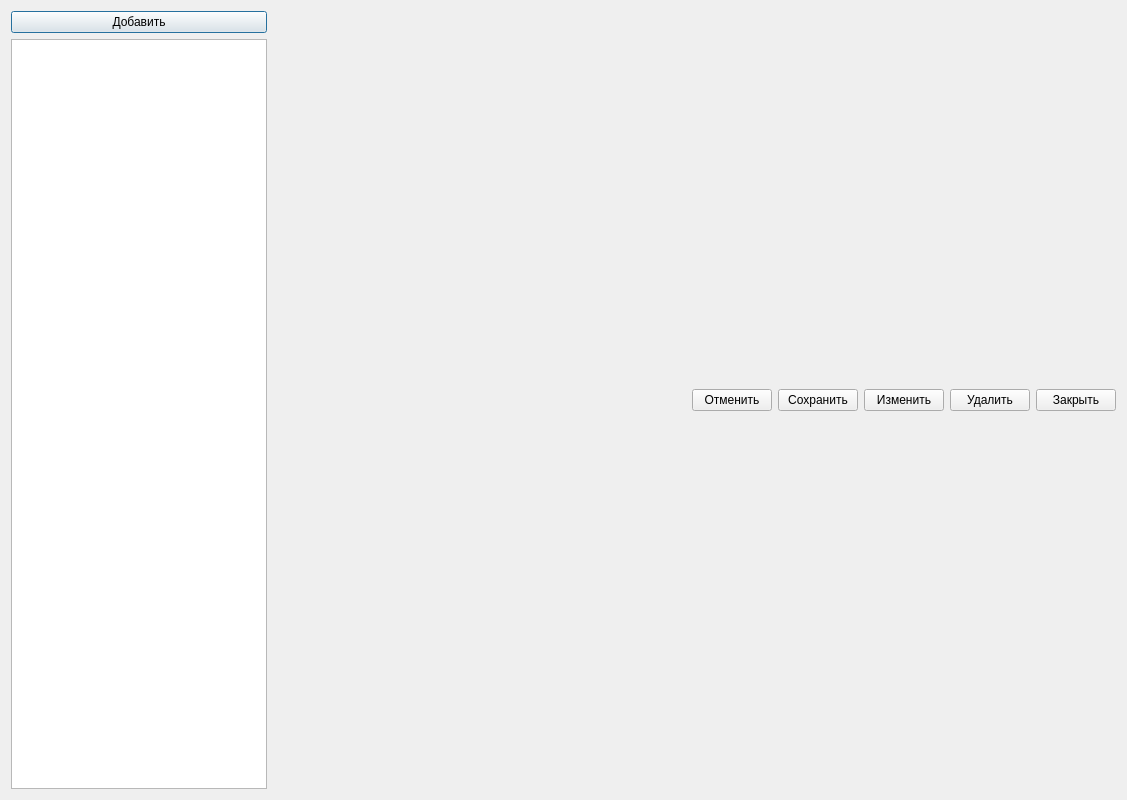
<?xml version="1.0" encoding="UTF-8"?>
<ui version="4.0">
 <class>BaseSettingsDialog</class>
 <widget class="QDialog" name="BaseSettingsDialog">
  <property name="geometry">
   <rect>
    <x>0</x>
    <y>0</y>
    <width>1127</width>
    <height>800</height>
   </rect>
  </property>
  <property name="windowTitle">
   <string>Настройки</string>
  </property>
  <layout class="QHBoxLayout" name="horizontalLayout">
   <item>
    <layout class="QVBoxLayout" name="verticalLayout_3">
     <item>
      <widget class="QPushButton" name="elementsAdd">
       <property name="text">
        <string>Добавить</string>
       </property>
      </widget>
     </item>
     <item>
      <widget class="QListView" name="elementsView">
       <property name="sizePolicy">
        <sizepolicy hsizetype="Minimum" vsizetype="Expanding">
         <horstretch>0</horstretch>
         <verstretch>0</verstretch>
        </sizepolicy>
       </property>
      </widget>
     </item>
    </layout>
   </item>
   <item>
    <layout class="QVBoxLayout" name="verticalLayout">
     <item>
      <layout class="QVBoxLayout" name="vidgetLayout">
       <property name="sizeConstraint">
        <enum>QLayout::SetMaximumSize</enum>
       </property>
      </layout>
     </item>
     <item>
      <layout class="QHBoxLayout" name="horizontalLayout_2">
       <property name="sizeConstraint">
        <enum>QLayout::SetMinimumSize</enum>
       </property>
       <item>
        <spacer name="horizontalSpacer">
         <property name="orientation">
          <enum>Qt::Horizontal</enum>
         </property>
         <property name="sizeHint" stdset="0">
          <size>
           <width>40</width>
           <height>20</height>
          </size>
         </property>
        </spacer>
       </item>
       <item>
        <widget class="QPushButton" name="cancelAction">
         <property name="text">
          <string>Отменить</string>
         </property>
        </widget>
       </item>
       <item>
        <widget class="QPushButton" name="saveAction">
         <property name="text">
          <string>Сохранить</string>
         </property>
        </widget>
       </item>
       <item>
        <widget class="QPushButton" name="changeAction">
         <property name="text">
          <string>Изменить</string>
         </property>
        </widget>
       </item>
       <item>
        <widget class="QPushButton" name="deleteAction">
         <property name="text">
          <string>Удалить</string>
         </property>
        </widget>
       </item>
       <item>
        <widget class="QPushButton" name="closeButton">
         <property name="text">
          <string>Закрыть</string>
         </property>
        </widget>
       </item>
      </layout>
     </item>
    </layout>
   </item>
  </layout>
 </widget>
 <resources/>
 <connections/>
</ui>
